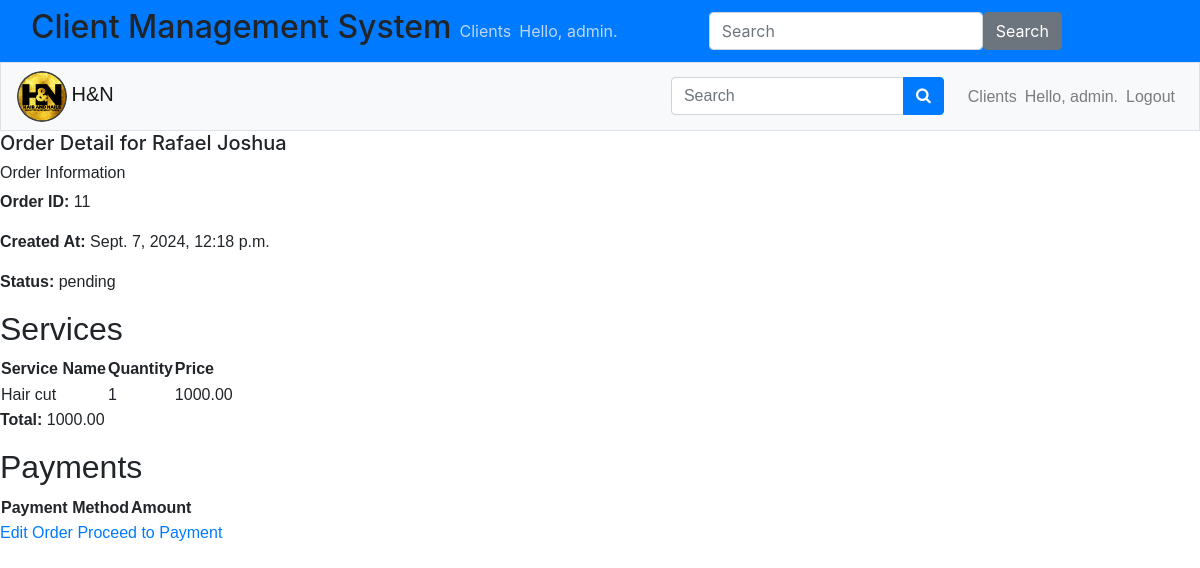
The page /services/order/11/ (signed in) on the database as committed earlier.
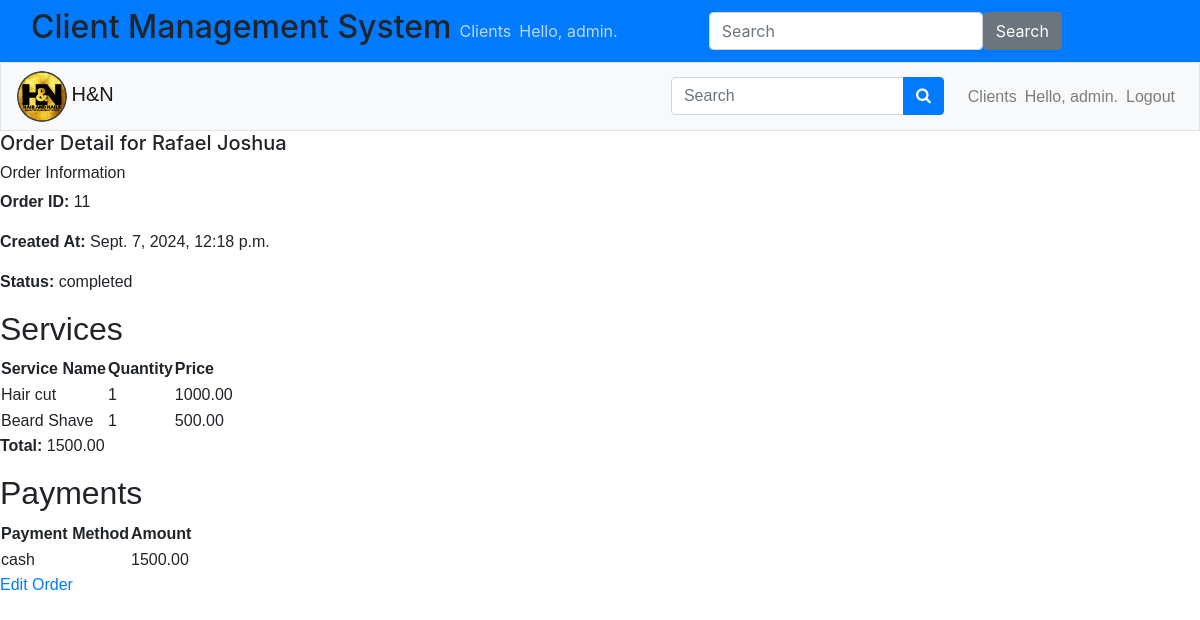
The same page on the database as committed later.
### services/models.py (models this page shows, shortened)
class Order(models.Model):
    client = models.ForeignKey(Client, on_delete=models.CASCADE)
    created_at = models.DateTimeField(default=timezone.now)
    status = models.CharField(max_length=10, choices=[('pending', 'Pending'), ('completed', 'Completed')], default='pending')
    total = models.DecimalField(max_digits=10, decimal_places=2, default=0)

class OrderItem(models.Model):
    order = models.ForeignKey(Order, on_delete=models.CASCADE)
    service = models.ForeignKey(Service, on_delete=models.CASCADE)
    quantity = models.PositiveIntegerField(default=1)

class Service(models.Model):
    name = models.CharField(max_length=200)
    price = models.DecimalField(max_digits=10, decimal_places=2)
    description = models.TextField(blank=True, null=True)
    duration = models.DurationField(blank=True, null=True)

class Payment(models.Model):
    PAYMENT_METHODS = [
        ('cash', 'Cash'),
        ('paybill', 'Paybill'),
        ('till_number', 'Till Number')
    ]
    order = models.ForeignKey(Order, on_delete=models.CASCADE)
    method = models.CharField(max_length=20, choices=PAYMENT_METHODS)
    amount = models.DecimalField(max_digits=10, decimal_places=2)

### users/models.py (models this page shows, shortened)
class Client(models.Model):
    first_name = models.CharField(max_length=100)
    second_name = models.CharField(max_length=100)
    email = models.EmailField(unique=True)
    phone = models.CharField(max_length=15, unique=True)
    points = models.IntegerField(default=0)
    referral_points = models.IntegerField(default=0)
    date_of_birth = models.DateField(null=True, blank=True)
    birthday_points = models.IntegerField(default=0)
    referred_by = models.ForeignKey('self', null=True, blank=True, on_delete=models.SET_NULL)
    card_paid = models.BooleanField(default=False)
    card_issued = models.BooleanField(default=False)

### services/views.py (the view)
# urls.py: path('order/<int:order_id>/', views.order_detail, name='order_detail'),
@login_required
def order_detail(request, order_id):
    order = get_object_or_404(Order, id=order_id)
    return render(request, 'services/order_detail.html', {'order': order})

### services/templates/services/order_detail.html (shortened to what this page needs)
<!DOCTYPE html>
<html>
<head>
    {% extends 'users/base.html' %}
    {% block header %}
    <h5>Order Detail for {{ order.client.first_name }} {{ order.client.second_name }}</h5>
    {% endblock header %}
    {% block content %}
    <h6>Order Information</h6>
    <p><strong>Order ID:</strong> {{ order.id }}</p>
    <p><strong>Created At:</strong> {{ order.created_at }}</p>
    <p><strong>Status:</strong> {{ order.status }}</p>
    <h2>Services</h2>
    <table>
        <thead>
            <tr>
                <th>Service Name</th>
                <th>Quantity</th>
                <th>Price</th>
            </tr>
        </thead>
        <tbody>
            {% for item in order.orderitem_set.all %}
                <tr>
                    <td>{{ item.service.name }}</td>
                    <td>{{ item.quantity }}</td>
                    <td>{{ item.service.price }}</td>
                </tr>
            {% endfor %}
        </tbody>
    </table>
    <p><strong>Total:</strong> {{ order.total }}</p>
    <h2>Payments</h2>
    <table>
        <thead>
            <tr>
                <th>Payment Method</th>
                <th>Amount</th>
            </tr>
        </thead>
        <tbody>
            {% for payment in order.payment_set.all %}
                <tr>
                    <td>{{ payment.method }}</td>
                    <td>{{ payment.amount }}</td>
                </tr>
            {% endfor %}
        </tbody>
    </table>
    <a class="button" href="{% url 'services:edit_order' order.id %}">Edit Order</a>
    {% if order.status != 'completed' %}
        <a class="button" href="{% url 'services:proceed_to_payment' order.id %}">Proceed to Payment</a>
    {% endif %}
    {% endblock content %}

Rows that differ between the two databases and show on the page:
changed Order "Rafael": status "pending" → "completed"; total "1000.00" → "1500.00"
added OrderItem: service.name "Beard Shave", quantity "1", service.price "500.00"
added Payment: method "cash", amount "1500.00"
Other text that changed with them:
text no longer shown: "Proceed to Payment"
